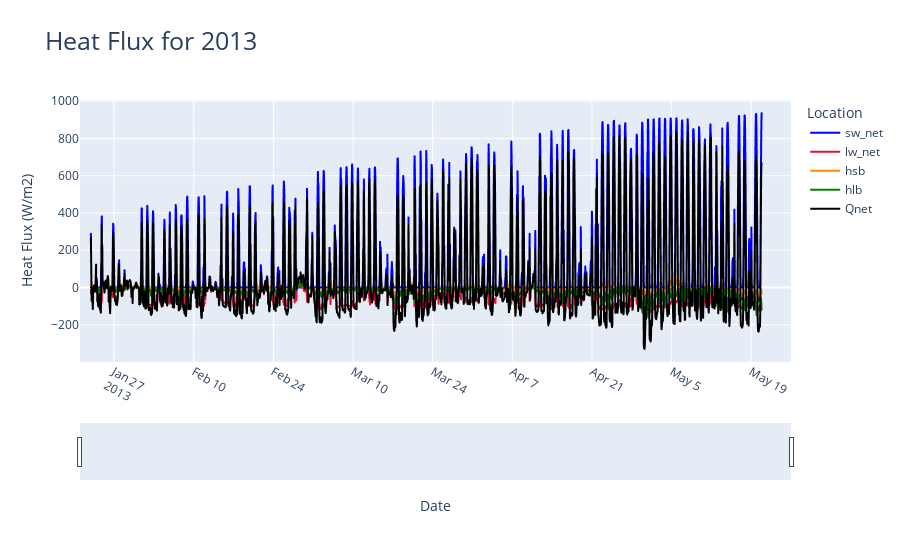

Here is the notebook cell this chart was saved with:
### Code cell
import pandas as pd
import scipy.io as sio
from scipy import signal, stats
import numpy as np
import datetime
import plotly.express as px
from plotly.subplots import make_subplots
import plotly.graph_objects as go
import re
import coare36vn_zrf_et
import os

midDF = pd.read_csv('midestuary_2012_2013_processed.csv', parse_dates = ['DN'])
midDF['hourDN'] = midDF['DN'].dt.floor('h')

hourlyMeanMidDF = midDF.groupby('hourDN').agg(hourlyTemp=('SurfaceTemp', "mean")).reset_index()
hourlyMeanMidDF['hourSalinity'] = midDF["SurfaceSalCorrected"]

heatFluxModelDF = pd.read_csv('midestuary12_13_flux.csv', parse_dates = ['Tm (UTC)'], dayfirst = True)

heatFluxModelDF = pd.merge(left = hourlyMeanMidDF, right = heatFluxModelDF, how = 'inner',  left_on = 'hourDN', right_on = 'Tm (UTC)')
heatFluxModelDF = heatFluxModelDF.drop('Tm (UTC)', axis = 1)
jdDateBase = pd.Timestamp('1858-11-17').to_julian_date()
heatFluxModelDF['jdTimeStamp'] = heatFluxModelDF['hourDN'].apply(lambda x: x.to_julian_date()- jdDateBase)
heatFluxModelDF = heatFluxModelDF.sort_values(['hourDN'], ascending = [True])
pd.set_option('display.float_format', '{:.20f}'.format)

A=coare36vn_zrf_et.coare36vn_zrf_et(heatFluxModelDF["U (m s-1)"].to_numpy(), 10, heatFluxModelDF["Tair (degC)"].to_numpy(),2, heatFluxModelDF["RH (%)"].to_numpy(),2, heatFluxModelDF["P (mb)"].to_numpy(), heatFluxModelDF["hourlyTemp"].to_numpy(), heatFluxModelDF["SW_dn (W m-2)"].to_numpy(), heatFluxModelDF["LW_dn (W m-2)"].to_numpy(), heatFluxModelDF["Lat"].to_numpy(), heatFluxModelDF["Lon"].to_numpy(),heatFluxModelDF["jdTimeStamp"].to_numpy(),600,0, heatFluxModelDF["hourSalinity"].to_numpy(),None,None,10,10,10)

#fnameA = os.path.join("C:\\Users\\nvleb\\OneDrive - Oregon State University\\Desktop\\Python\\AlseaEstuaryData\\Alsea-Estuary-Data",'12_13_output_midestuary_heatflux.csv')
fnameA = ('./12_13_output_midestuary_heatflux.csv')
# A=coare36vn_zrf_et(u, zu , t, zt, rh, zq, P, ts, sw_dn, lw_dn, lat, lon,jd, zi,rain, Ss, None , None, zrf_u, zrf_t, zrf_q)
# fnameA = os.path.join(path,'test_36_output_py_082022_withnowavesinput.txt')
A_hdr = 'usr\ttau\thsb\thlb\thbb\thsbb\thlwebb\ttsr\tqsr\tzo\tzot\tzoq\tCd\t'
A_hdr += 'Ch\tCe\tL\tzeta\tdT_skinx\tdq_skinx\tdz_skin\tUrf\tTrf\tQrf\t'
A_hdr += 'RHrf\tUrfN\tTrfN\tQrfN\tlw_net\tsw_net\tLe\trhoa\tUN\tU10\tU10N\t'
A_hdr += 'Cdn_10\tChn_10\tCen_10\thrain\tQs\tEvap\tT10\tT10N\tQ10\tQ10N\tRH10\t'
A_hdr += 'P10\trhoa10\tgust\twc_frac\tEdis'
csvHdr = A_hdr.replace("\t", ",")
np.savetxt(fnameA,A,fmt='%.18e',delimiter=',',header=csvHdr)

processedDataDF = pd.read_csv('12_13_output_midestuary_heatflux.csv')
processedDataDF['Tm (UTC)'] = heatFluxModelDF['hourDN']

processedDataDF["Qnet"] = processedDataDF["sw_net"] + processedDataDF["lw_net"] - processedDataDF["hsb"] - processedDataDF["hlb"]
processedDataDF.to_csv('mid_heatflux_2012-2013.csv', index=False)

tempFigLabels = ["sw_net", "lw_net", "hsb", "hlb", "Qnet"]
tempfig = px.line(x = processedDataDF['Tm (UTC)'], y = [processedDataDF["sw_net"], processedDataDF["lw_net"], -1*processedDataDF["hsb"], -1*processedDataDF["hlb"], processedDataDF["Qnet"]], color_discrete_sequence= ["blue", "crimson", "darkorange","green","black"], title = "Heat Flux")
for idx in range(len(tempFigLabels)):
    tempfig.data[idx].name = tempFigLabels[idx]
    tempfig.data[idx].hovertemplate = 'variable=' + tempFigLabels[idx] + '<br>x=%{x}<br>value=%{y}<extra></extra>'
    tempfig.data[idx].legendgroup = tempFigLabels[idx]

tempfig.update_layout(title=dict(text= "Heat Flux for 2013", font=dict(size=25)))
tempfig.update_xaxes(tickangle=30)
tempfig.update_xaxes(rangeslider_visible=True)
tempfig.update_xaxes(range = [pd.Timestamp('2013-01-21'),pd.Timestamp('2013-05-26')])
tempfig.update_layout(xaxis_title="Date", yaxis_title="Heat Flux (W/m2)", legend_title="Location")
tempfig.show()

### Figure 1 — Plotly figure (JSON) as saved in the notebook; plotly's stock layout.template omitted (floating-point values rounded to 4 significant figures; data arrays with more than 128 entries replaced by an {"elided": "..."} marker saying what was removed)
{"data": [{"hovertemplate": "variable=sw_net<br>x=%{x}<br>value=%{y}<extra></extra>", "legendgroup": "sw_net", "line": {"color": "blue", "dash": "solid"}, "marker": {"symbol": "circle"}, "mode": "lines", "name": "sw_net", "showlegend": true, "type": "scattergl", "x": {"elided": "2831 str values"}, "xaxis": "x", "y": {"elided": "2831 float values"}, "yaxis": "y"}, {"hovertemplate": "variable=lw_net<br>x=%{x}<br>value=%{y}<extra></extra>", "legendgroup": "lw_net", "line": {"color": "crimson", "dash": "solid"}, "marker": {"symbol": "circle"}, "mode": "lines", "name": "lw_net", "showlegend": true, "type": "scattergl", "x": {"elided": "2831 str values"}, "xaxis": "x", "y": {"elided": "2831 float values"}, "yaxis": "y"}, {"hovertemplate": "variable=hsb<br>x=%{x}<br>value=%{y}<extra></extra>", "legendgroup": "hsb", "line": {"color": "darkorange", "dash": "solid"}, "marker": {"symbol": "circle"}, "mode": "lines", "name": "hsb", "showlegend": true, "type": "scattergl", "x": {"elided": "2831 str values"}, "xaxis": "x", "y": {"elided": "2831 float values"}, "yaxis": "y"}, {"hovertemplate": "variable=hlb<br>x=%{x}<br>value=%{y}<extra></extra>", "legendgroup": "hlb", "line": {"color": "green", "dash": "solid"}, "marker": {"symbol": "circle"}, "mode": "lines", "name": "hlb", "showlegend": true, "type": "scattergl", "x": {"elided": "2831 str values"}, "xaxis": "x", "y": {"elided": "2831 float values"}, "yaxis": "y"}, {"hovertemplate": "variable=Qnet<br>x=%{x}<br>value=%{y}<extra></extra>", "legendgroup": "Qnet", "line": {"color": "black", "dash": "solid"}, "marker": {"symbol": "circle"}, "mode": "lines", "name": "Qnet", "showlegend": true, "type": "scattergl", "x": {"elided": "2831 str values"}, "xaxis": "x", "y": {"elided": "2831 float values"}, "yaxis": "y"}], "layout": {"legend": {"title": {"text": "Location"}, "tracegroupgap": 0}, "title": {"font": {"size": 25}, "text": "Heat Flux for 2013"}, "xaxis": {"anchor": "y", "domain": [0, 1], "range": ["2013-01-21T00:00:00", "2013-05-26T00:00:00"], "rangeslider": {"visible": true}, "tickangle": 30, "title": {"text": "Date"}}, "yaxis": {"anchor": "x", "domain": [0, 1], "title": {"text": "Heat Flux (W/m2)"}}}}
